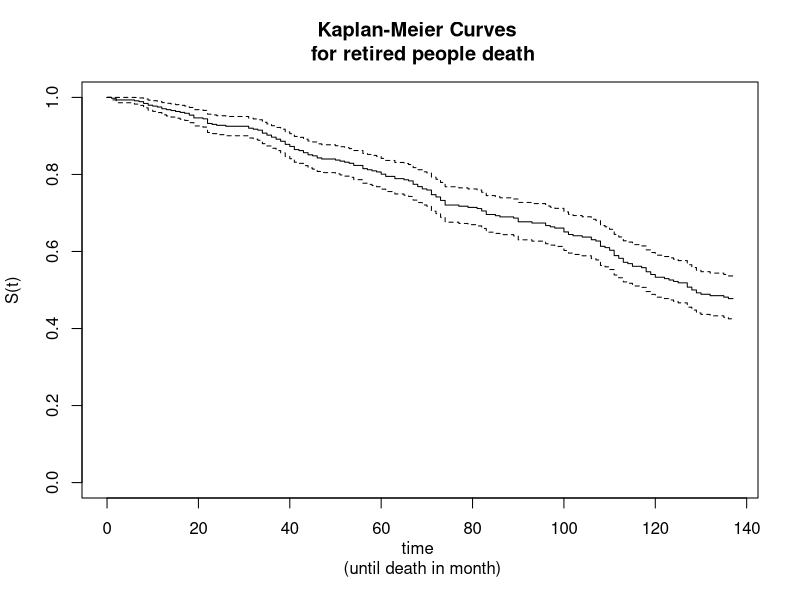

R code for this plot:
#install.packages("survival")
library(survival)

setwd("~/Desktop/2019 Fall/PSTAT 175/lab1")
retire <- read.table("retire.txt", header=TRUE,skip=2)

ret.time<-retire$time
ret.death<-retire$death
ret.surv<-Surv(ret.time,ret.death)

retire.fit<-survfit(ret.surv ~ 1)
plot(retire.fit,main="Kaplan-Meier Curves \n for retired people death",
     xlab="time \n (until death in month)",ylab="S(t)")
summary(retire.fit)

